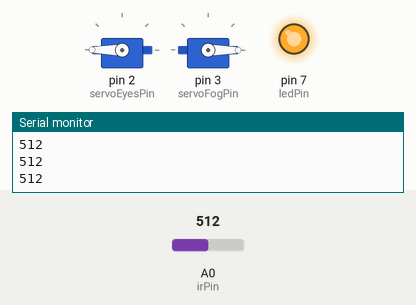
Bench run of a sketch on a simulated Arduino Uno, built with avr-gcc and run on an emulated ATmega328P. Parts: 2 × servo, output pins drawn as LEDs (lit = HIGH), the last lines printed to the serial monitor. The test bench sets the inputs (shaded band); at power-on: A0 (irPin) = 512. Random numbers use the default seed unless the sketch sets one.

Above: at 1.2 s.
1.3 s: A0 (irPin) set to 314
At 4.05 s:
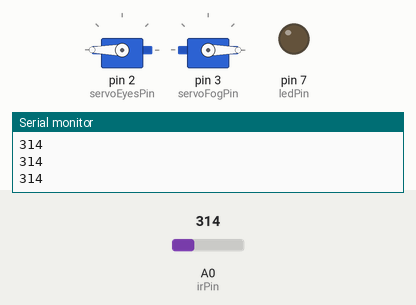
4.3 s: A0 (irPin) set to 285
At 4.9 s:
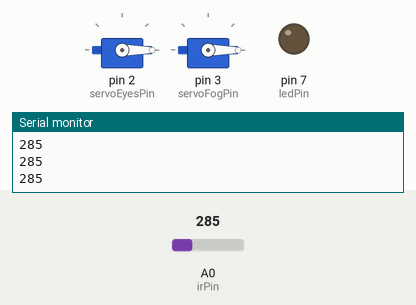
Timing chart, 0 to 7.3 s (numbered marks = the images above; inputs shaded):
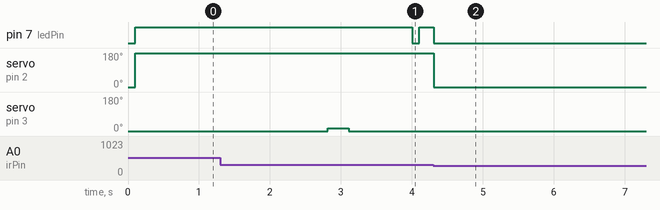

The sketch:

halloween.ino
```cpp
/*

  Halloween Project 2018

  www.starthardware.org
  www.arduino-tutorial.de

  CC-BY-NC-SA
  Stefan Hermann

*/


#include <Servo.h>

int ledPin = 7;
int servoEyesPin = 2;
int servoFogPin = 3;
int irPin = A0;
int irThreshold = 300;    // threshold when a hand is close to the sensor

long fogTimer = 0;
int fogTimeout = 2000;    // time until fog shall apear

boolean fogDone = false;

Servo myServoEyes, myServoFog;

void fog() {
    delay(random(1000));
    myServoFog.write(15);
    delay(300);
    myServoFog.write(0);
}

void eyesOn() {
  if (millis()%4000<10){
    digitalWrite(ledPin, LOW);
    delay(100);
    digitalWrite(ledPin, HIGH);
    }
  digitalWrite(ledPin, HIGH);
  myServoEyes.write(180);
}

void eyesOff() {
  digitalWrite(ledPin, LOW);
  myServoEyes.write(0);
}

void setup() {
  Serial.begin(115200);
  myServoEyes.attach(servoEyesPin);
  myServoFog.attach(servoFogPin);
  pinMode(ledPin, OUTPUT);
  myServoFog.write(0);
  myServoEyes.write(0);
}

void loop() {
  Serial.println(analogRead(irPin));
  if (analogRead(irPin) > irThreshold) {
    eyesOn();
    if ((fogTimer+fogTimeout<millis())&&(fogDone==false)){
        fog();
        fogDone=true;
    }
  } else {
    eyesOff();
    fogTimer = millis();
    fogDone = false;
  }
  delay(10);
}
```

Measured:
- the behaviour switches between 301 and 300 on A0 (irPin) (found by bisection; images 1 and 2)
- after the input at 4.3 s, servo on pin 2 (servoEyesPin): 180° → 0° at once
